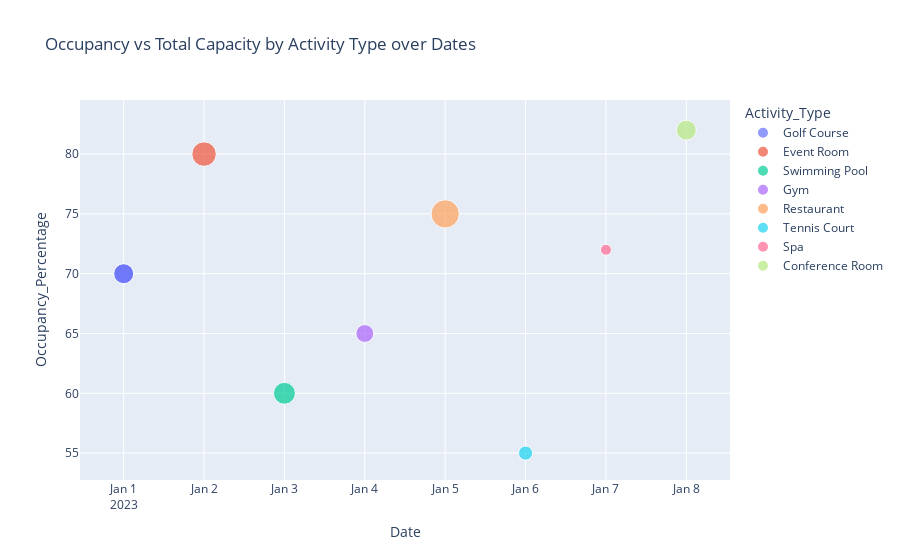

The notebook cell this image was saved under:
### Code cell
combined_df = pd.merge(occupancy_df, reservations_df, left_on='Activity_Type', right_on='facility_type', how='inner')

# Visualización de la ocupación versus la capacidad total por fecha y tipo de actividad
fig = px.scatter(combined_df, x='Date', y='Occupancy_Percentage', color='Activity_Type',
                 size='Total_Capacity', hover_data=['Occupied_Capacity', 'Activity_Type'],
                 title='Occupancy vs Total Capacity by Activity Type over Dates')
fig.show()

### Figure 1 — Plotly figure (JSON) as saved in the notebook; plotly's stock layout.template omitted (floating-point values rounded to 4 significant figures)
{"data": [{"customdata": [[70, "Golf Course"], [70, "Golf Course"]], "hovertemplate": "Activity_Type=%{customdata[1]}<br>Date=%{x}<br>Occupancy_Percentage=%{y}<br>Total_Capacity=%{marker.size}<br>Occupied_Capacity=%{customdata[0]}<extra></extra>", "legendgroup": "Golf Course", "marker": {"color": "#636efa", "size": [100, 100], "sizemode": "area", "sizeref": 0.5, "symbol": "circle"}, "mode": "markers", "name": "Golf Course", "orientation": "v", "showlegend": true, "type": "scatter", "x": ["2023-01-01", "2023-01-01"], "xaxis": "x", "y": [70, 70], "yaxis": "y"}, {"customdata": [[120, "Event Room"]], "hovertemplate": "Activity_Type=%{customdata[1]}<br>Date=%{x}<br>Occupancy_Percentage=%{y}<br>Total_Capacity=%{marker.size}<br>Occupied_Capacity=%{customdata[0]}<extra></extra>", "legendgroup": "Event Room", "marker": {"color": "#EF553B", "size": [150], "sizemode": "area", "sizeref": 0.5, "symbol": "circle"}, "mode": "markers", "name": "Event Room", "orientation": "v", "showlegend": true, "type": "scatter", "x": ["2023-01-02"], "xaxis": "x", "y": [80], "yaxis": "y"}, {"customdata": [[72, "Swimming Pool"]], "hovertemplate": "Activity_Type=%{customdata[1]}<br>Date=%{x}<br>Occupancy_Percentage=%{y}<br>Total_Capacity=%{marker.size}<br>Occupied_Capacity=%{customdata[0]}<extra></extra>", "legendgroup": "Swimming Pool", "marker": {"color": "#00cc96", "size": [120], "sizemode": "area", "sizeref": 0.5, "symbol": "circle"}, "mode": "markers", "name": "Swimming Pool", "orientation": "v", "showlegend": true, "type": "scatter", "x": ["2023-01-03"], "xaxis": "x", "y": [60], "yaxis": "y"}, {"customdata": [[78, "Gym"]], "hovertemplate": "Activity_Type=%{customdata[1]}<br>Date=%{x}<br>Occupancy_Percentage=%{y}<br>Total_Capacity=%{marker.size}<br>Occupied_Capacity=%{customdata[0]}<extra></extra>", "legendgroup": "Gym", "marker": {"color": "#ab63fa", "size": [80], "sizemode": "area", "sizeref": 0.5, "symbol": "circle"}, "mode": "markers", "name": "Gym", "orientation": "v", "showlegend": true, "type": "scatter", "x": ["2023-01-04"], "xaxis": "x", "y": [65], "yaxis": "y"}, {"customdata": [[113, "Restaurant"]], "hovertemplate": "Activity_Type=%{customdata[1]}<br>Date=%{x}<br>Occupancy_Percentage=%{y}<br>Total_Capacity=%{marker.size}<br>Occupied_Capacity=%{customdata[0]}<extra></extra>", "legendgroup": "Restaurant", "marker": {"color": "#FFA15A", "size": [200], "sizemode": "area", "sizeref": 0.5, "symbol": "circle"}, "mode": "markers", "name": "Restaurant", "orientation": "v", "showlegend": true, "type": "scatter", "x": ["2023-01-05"], "xaxis": "x", "y": [75], "yaxis": "y"}, {"customdata": [[66, "Tennis Court"]], "hovertemplate": "Activity_Type=%{customdata[1]}<br>Date=%{x}<br>Occupancy_Percentage=%{y}<br>Total_Capacity=%{marker.size}<br>Occupied_Capacity=%{customdata[0]}<extra></extra>", "legendgroup": "Tennis Court", "marker": {"color": "#19d3f3", "size": [50], "sizemode": "area", "sizeref": 0.5, "symbol": "circle"}, "mode": "markers", "name": "Tennis Court", "orientation": "v", "showlegend": true, "type": "scatter", "x": ["2023-01-06"], "xaxis": "x", "y": [55], "yaxis": "y"}, {"customdata": [[87, "Spa"]], "hovertemplate": "Activity_Type=%{customdata[1]}<br>Date=%{x}<br>Occupancy_Percentage=%{y}<br>Total_Capacity=%{marker.size}<br>Occupied_Capacity=%{customdata[0]}<extra></extra>", "legendgroup": "Spa", "marker": {"color": "#FF6692", "size": [30], "sizemode": "area", "sizeref": 0.5, "symbol": "circle"}, "mode": "markers", "name": "Spa", "orientation": "v", "showlegend": true, "type": "scatter", "x": ["2023-01-07"], "xaxis": "x", "y": [72], "yaxis": "y"}, {"customdata": [[99, "Conference Room"]], "hovertemplate": "Activity_Type=%{customdata[1]}<br>Date=%{x}<br>Occupancy_Percentage=%{y}<br>Total_Capacity=%{marker.size}<br>Occupied_Capacity=%{customdata[0]}<extra></extra>", "legendgroup": "Conference Room", "marker": {"color": "#B6E880", "size": [100], "sizemode": "area", "sizeref": 0.5, "symbol": "circle"}, "mode": "markers", "name": "Conference Room", "orientation": "v", "showlegend": true, "type": "scatter", "x": ["2023-01-08"], "xaxis": "x", "y": [82], "yaxis": "y"}], "layout": {"legend": {"itemsizing": "constant", "title": {"text": "Activity_Type"}, "tracegroupgap": 0}, "title": {"text": "Occupancy vs Total Capacity by Activity Type over Dates"}, "xaxis": {"anchor": "y", "domain": [0, 1], "title": {"text": "Date"}}, "yaxis": {"anchor": "x", "domain": [0, 1], "title": {"text": "Occupancy_Percentage"}}}}
